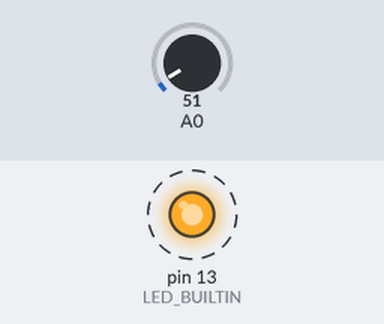
Recording of a sketch running on a simulated Arduino Uno, built with avr-gcc and run on an emulated ATmega328P. Shown: output pins drawn as LEDs (lit = HIGH). Dashed ring = blinking. Inputs (shaded band) come from the test bench; at power-on: A0 = 51.

Above: at 0.87 s.
1.3 s: A0 set to 71
At 2.1 s:
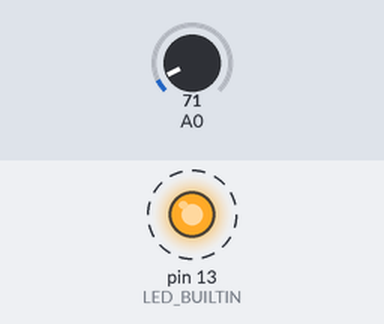
4.3 s: A0 set to 61
At 4.92 s:
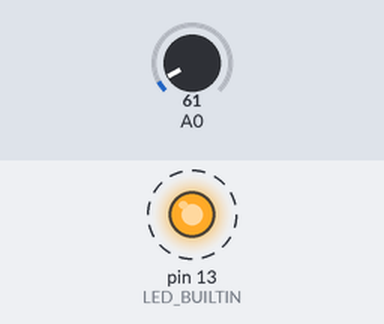
Timing chart, 0 to 13.3 s (numbered marks = the images above; inputs shaded):
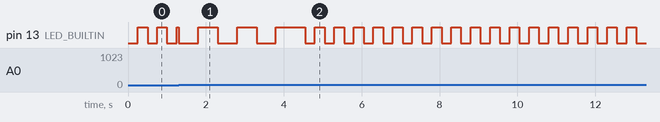

The sketch:

assessment_internship.ino
```cpp
#include<MyDelay.h>

MyDelay LEDTime1(250); //Creating object named LEDTime1 to the class MyDelay by setting the delay value as 250 ms
MyDelay LEDTime2(500); //Creating object named LEDTime2 to the class MyDelay by setting the delay value as 500 ms

float temp_value(void); //FUNCTION TO READ THE TEMPERATURE FROM THE LM35 SENSOR AND RETURNS THE TEMPERATURE IN DEGREES
void blink_led(void);  //FUNCTION TO BLINK THE LED BASED ON TEMPERATURE VALUE RETURN BY THE "temp_value()"

int LedState = LOW; //to store the LED state

void setup()
{
  // Initialize the digital pin LED_BUILTIN as OUPTUT pin
  pinMode(LED_BUILTIN, OUTPUT);
  Serial.begin(9600);
  LEDTime1.start();
  LEDTime2.start();
}

void loop() {
  blink_led(); //calling the blink_led function to make the led blink according to the temperature value
}

/*FUNCTION TO READ THE TEMPERATURE*/
float temp_value()
{
  float temp_Value; //variable to hold the value reading from the LM35 temperature sensor
  temp_Value = analogRead(A0); // Reading Temperature through Analog pin A0
  temp_Value =  temp_Value*0.48828; // converting ADC value to equivalent voltage (5/1024)
  // LM35 gives output of 10mv/ degree C
  return temp_Value;
}

/*FUNTION TO BLINK THE LED BASED ON temp_value*/
void blink_led()
{
  float temp_val;
  temp_val = temp_value(); //Collecting temperature value in degrees by calling the temp_value()
  if(temp_val<30)          //if temperature is <30 degrees delay than is 250 ms
    {
    if(LEDTime1.update())
    {
      if(LedState == LOW)
        LedState=HIGH;
      else
        LedState=LOW;
    }
  }
  else if(temp_val>=30) //if temperature is  >=30 degrees than delay is 500 ms
  {
    if(LEDTime2.update())
    {
      if(LedState == LOW)
        LedState=HIGH;
      else
        LedState=LOW;
    }
  }
  digitalWrite(LED_BUILTIN,LedState);
}
```

Measured:
- after the input at 1.3 s, pin 13 (LED_BUILTIN): alternates HIGH for 0.50 s and LOW for 0.50 s, starting at once
- after the input at 4.3 s, pin 13 (LED_BUILTIN): alternates HIGH for 0.25 s and LOW for 0.25 s, starting after 0.25 s
- by itself, pin 13 (LED_BUILTIN): alternates HIGH for 0.25 s and LOW for 0.25 s
